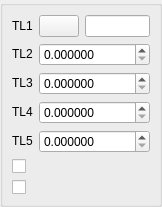
<?xml version="1.0" encoding="UTF-8"?>
<ui version="4.0">
 <class>DlgRef_1Sel4Spin2Check_QTD</class>
 <widget class="QWidget" name="DlgRef_1Sel4Spin2Check_QTD">
  <property name="geometry">
   <rect>
    <x>0</x>
    <y>0</y>
    <width>156</width>
    <height>193</height>
   </rect>
  </property>
  <property name="windowTitle">
   <string/>
  </property>
  <layout class="QGridLayout">
   <property name="margin">
    <number>0</number>
   </property>
   <property name="spacing">
    <number>6</number>
   </property>
   <item row="0" column="0">
    <widget class="QGroupBox" name="GroupBox1">
     <property name="title">
      <string/>
     </property>
     <layout class="QGridLayout">
      <property name="margin">
       <number>9</number>
      </property>
      <property name="spacing">
       <number>6</number>
      </property>
      <item row="0" column="0">
       <widget class="QLabel" name="TextLabel1">
        <property name="sizePolicy">
         <sizepolicy hsizetype="Fixed" vsizetype="Fixed">
          <horstretch>0</horstretch>
          <verstretch>0</verstretch>
         </sizepolicy>
        </property>
        <property name="text">
         <string>TL1</string>
        </property>
        <property name="wordWrap">
         <bool>false</bool>
        </property>
       </widget>
      </item>
      <item row="0" column="1">
       <widget class="QPushButton" name="PushButton1">
        <property name="sizePolicy">
         <sizepolicy hsizetype="Fixed" vsizetype="Fixed">
          <horstretch>0</horstretch>
          <verstretch>0</verstretch>
         </sizepolicy>
        </property>
        <property name="text">
         <string/>
        </property>
       </widget>
      </item>
      <item row="0" column="2">
       <widget class="QLineEdit" name="LineEdit1"/>
      </item>
      <item row="1" column="0">
       <widget class="QLabel" name="TextLabel2">
        <property name="sizePolicy">
         <sizepolicy hsizetype="Fixed" vsizetype="Fixed">
          <horstretch>0</horstretch>
          <verstretch>0</verstretch>
         </sizepolicy>
        </property>
        <property name="text">
         <string>TL2</string>
        </property>
        <property name="wordWrap">
         <bool>false</bool>
        </property>
       </widget>
      </item>
      <item row="1" column="1" colspan="2">
       <widget class="SalomeApp_DoubleSpinBox" name="SpinBox_DX">
        <property name="decimals">
         <number>6</number>
        </property>
        <property name="maximum">
         <double>1000000000.000000000000000</double>
        </property>
       </widget>
      </item>
      <item row="2" column="0">
       <widget class="QLabel" name="TextLabel3">
        <property name="sizePolicy">
         <sizepolicy hsizetype="Fixed" vsizetype="Fixed">
          <horstretch>0</horstretch>
          <verstretch>0</verstretch>
         </sizepolicy>
        </property>
        <property name="text">
         <string>TL3</string>
        </property>
        <property name="wordWrap">
         <bool>false</bool>
        </property>
       </widget>
      </item>
      <item row="2" column="1" colspan="2">
       <widget class="SalomeApp_DoubleSpinBox" name="SpinBox_DY">
        <property name="decimals">
         <number>6</number>
        </property>
        <property name="maximum">
         <double>1000000000.000000000000000</double>
        </property>
       </widget>
      </item>
      <item row="3" column="0">
       <widget class="QLabel" name="TextLabel4">
        <property name="sizePolicy">
         <sizepolicy hsizetype="Fixed" vsizetype="Fixed">
          <horstretch>0</horstretch>
          <verstretch>0</verstretch>
         </sizepolicy>
        </property>
        <property name="text">
         <string>TL4</string>
        </property>
        <property name="wordWrap">
         <bool>false</bool>
        </property>
       </widget>
      </item>
      <item row="3" column="1" colspan="2">
       <widget class="SalomeApp_DoubleSpinBox" name="SpinBox_DZ">
        <property name="decimals">
         <number>6</number>
        </property>
        <property name="maximum">
         <double>1000000000.000000000000000</double>
        </property>
       </widget>
      </item>
      <item row="4" column="0">
       <widget class="QLabel" name="TextLabel5">
        <property name="sizePolicy">
         <sizepolicy hsizetype="Fixed" vsizetype="Fixed">
          <horstretch>0</horstretch>
          <verstretch>0</verstretch>
         </sizepolicy>
        </property>
        <property name="text">
         <string>TL5</string>
        </property>
        <property name="wordWrap">
         <bool>false</bool>
        </property>
       </widget>
      </item>
      <item row="4" column="1" colspan="2">
       <widget class="SalomeApp_DoubleSpinBox" name="SpinBox_SC">
        <property name="decimals">
         <number>6</number>
        </property>
        <property name="maximum">
         <double>1000000000.000000000000000</double>
        </property>
       </widget>
      </item>
      <item row="5" column="0" colspan="3">
       <widget class="QCheckBox" name="CheckBox1">
        <property name="text">
         <string/>
        </property>
       </widget>
      </item>
      <item row="6" column="0" colspan="3">
       <widget class="QCheckBox" name="CheckBox2">
        <property name="text">
         <string/>
        </property>
       </widget>
      </item>
     </layout>
    </widget>
   </item>
  </layout>
 </widget>
 <layoutdefault spacing="6" margin="11"/>
 <pixmapfunction>qPixmapFromMimeSource</pixmapfunction>
 <customwidgets>
  <customwidget>
   <class>SalomeApp_DoubleSpinBox</class>
   <extends>QDoubleSpinBox</extends>
   <header location="global">SalomeApp_DoubleSpinBox.h</header>
  </customwidget>
 </customwidgets>
 <tabstops>
  <tabstop>PushButton1</tabstop>
  <tabstop>LineEdit1</tabstop>
  <tabstop>SpinBox_DX</tabstop>
  <tabstop>SpinBox_DY</tabstop>
  <tabstop>SpinBox_DZ</tabstop>
  <tabstop>SpinBox_SC</tabstop>
  <tabstop>CheckBox1</tabstop>
  <tabstop>CheckBox2</tabstop>
 </tabstops>
 <resources/>
 <connections/>
</ui>
